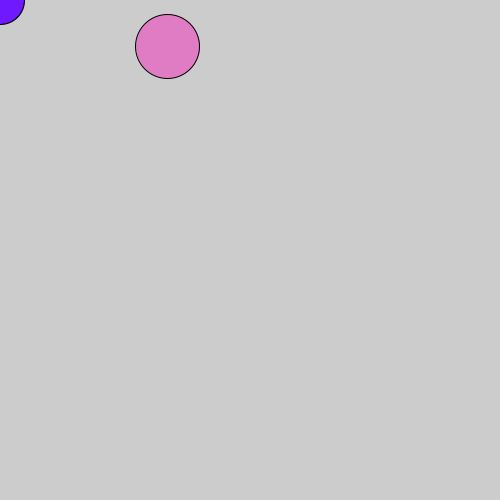
Frame 1 (no input)
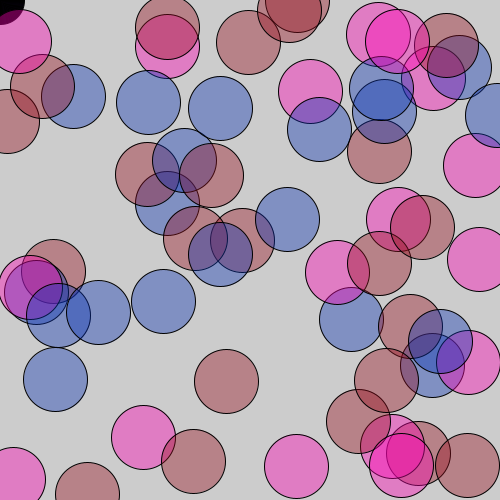
Frame 60 (the mouse pressed at the canvas centre just before this capture)
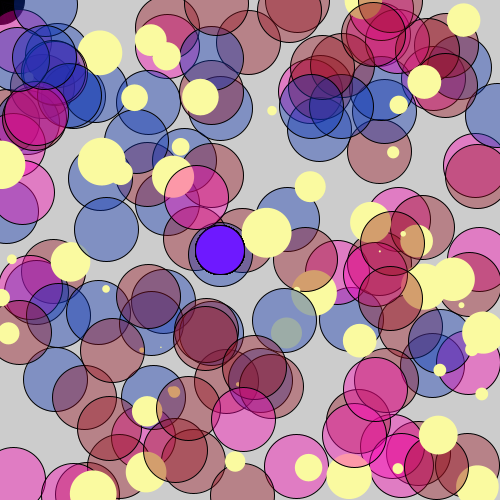
Frame 120 (the mouse held since frame 60 and released just before this capture)

The Processing sketch that drew these frames (run headless with seeded random() and noise(); from frame 60 on, the mouse is pressed at the canvas centre):

// Processing sketch: processing_26705
// ── processing_26705.pde

// Two snake objects
Snake s0;
Snake s1;

void setup() {
  size(500,500);
  smooth();
  // Start
  s0 = new Snake(50);
  //s1 = new Snake(25);
}

void draw() {
  // background(280,0,180,150);

  float r = 100;
  float g = 150;
  float b = 200;
  float a = 200;

  float diam = 50;
  float x = 100;
  float y = 100;


  //Fill all variables with random values
  r= random (255);
  g= random (255);
  b= random (255);
  a= random (255);
  diam = random (50);
  x = random (width);
  y = random(height);

  //Use values to draw an ellipse
  noStroke ();
  // fill (r,g,b,a);
  //ellipse (x,y,diam,diam);

  if (mousePressed) {
    fill(250,250,160);
    ellipse (x,y,diam,diam);
  }
  else {
    fill(250,250,160);
    //ellipse (x,y,diam,diam);
  }

  // Update and display
  s0.update(mouseX-30,mouseY);
  s0.display();

  // Update and display
  // s1.update(mouseX+30,mouseY);
  //s1.display(); 

  // Probabilities for 3 different cases
  float purple_prob = 0.40;	// 40% chance of purple color
  float pink_prob = 0.30; // 30% chance of pink color
  float blue_prob = 0.30; // 30% chance of blue color

  float num = random(1);	

  // If random number is less than .6 
  if (num < purple_prob) {
    fill(150,15,30,100); 
    // If random number is between .6 and .7
  } 
  else if (num < pink_prob + purple_prob) {
    fill(280,0,180,100); 
    // Other ( between .7 and 1.0)
  } 
  else {
    fill(10,52,178,100);
  }
  ellipse(random(width),random(height),64,64);
}

class Snake {
  // x and y positions
  int[] xpos;
  int[] ypos;

  // The length of the snake
  Snake(int n) {
    xpos = new int[n];
    ypos = new int[n];
  }

  void update(int newX, int newY) {
    // xpos[0] = xpos[1], xpos[1] = xpos = [2] etc.
    for (int i = 0; i < xpos.length-1; i ++ ) {
      xpos[i] = xpos[i+1];
      ypos[i] = ypos[i+1];
    }

    // Update the last spot with the mouse location.
    xpos[xpos.length-1] = newX;
    ypos[ypos.length-1] = newY;
  }

  void display() {
    // Draw everything
    for (int i = 0; i < xpos.length; i ++ ) {
      // Draw an ellipse for each
      stroke(0);
      fill(110,25,280);
      ellipse(xpos[i],ypos[i],i,i);
    }
  }
}
